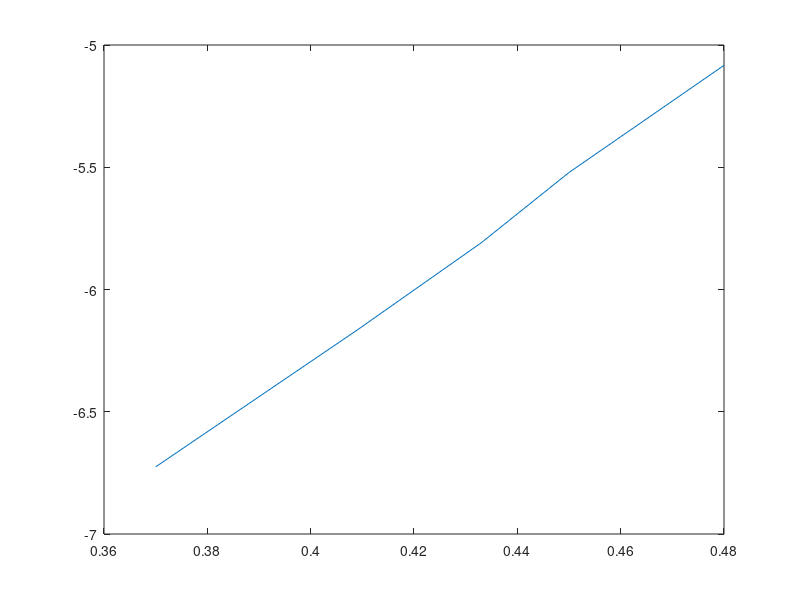

MATLAB code to generate this figure: (Note: this script raises an error after producing the figure.)
voltage = [480/1000; 450/1000; 433/1000; 409/1000; 370/1000];
current = [6.2/1000; 4/1000; 3/1000; 2.1/1000; 1.2/1000];
plot(voltage, log(current));
f=fit(voltage,log(current),'poly1')
title('Voltage against ln(Current (A) / 1A) at various light intesities');
xlabel('Voltage (V)');
ylabel('ln(Current (A) / 1A)');